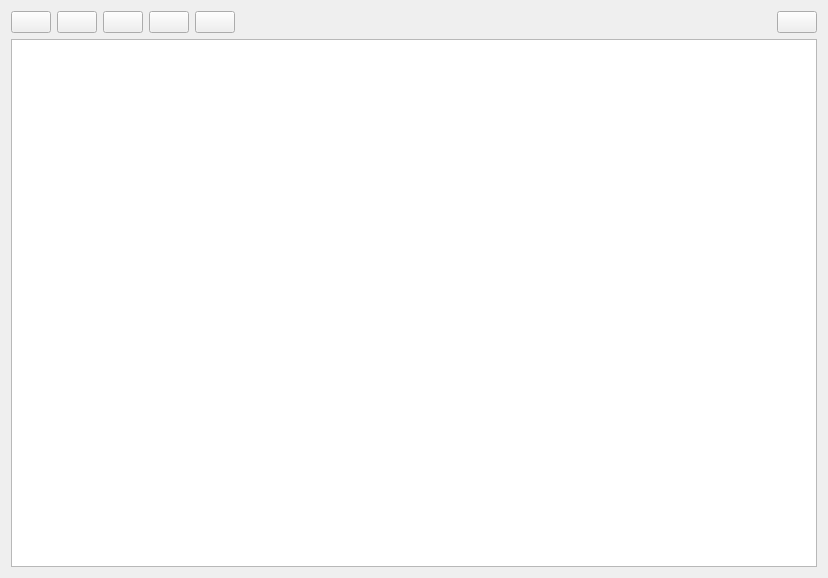
<?xml version="1.0" encoding="UTF-8"?>
<ui version="4.0">
 <class>FormQuery</class>
 <widget class="QWidget" name="FormQuery">
  <property name="geometry">
   <rect>
    <x>0</x>
    <y>0</y>
    <width>828</width>
    <height>578</height>
   </rect>
  </property>
  <property name="windowTitle">
   <string>Form</string>
  </property>
  <layout class="QVBoxLayout" name="verticalLayout">
   <item>
    <layout class="QHBoxLayout" name="horizontalLayout_5">
     <item>
      <layout class="QHBoxLayout" name="horizontalLayout_2">
       <item>
        <widget class="QPushButton" name="pushButton_first">
         <property name="text">
          <string/>
         </property>
         <property name="icon">
          <iconset resource="pix.qrc">
           <normaloff>:/pix/bb.png</normaloff>:/pix/bb.png</iconset>
         </property>
        </widget>
       </item>
       <item>
        <widget class="QPushButton" name="pushButton_prev">
         <property name="text">
          <string/>
         </property>
         <property name="icon">
          <iconset resource="pix.qrc">
           <normaloff>:/pix/b.png</normaloff>:/pix/b.png</iconset>
         </property>
        </widget>
       </item>
       <item>
        <widget class="QPushButton" name="pushButton_next">
         <property name="text">
          <string/>
         </property>
         <property name="icon">
          <iconset resource="pix.qrc">
           <normaloff>:/pix/f.png</normaloff>:/pix/f.png</iconset>
         </property>
        </widget>
       </item>
       <item>
        <widget class="QPushButton" name="pushButton_last">
         <property name="text">
          <string/>
         </property>
         <property name="icon">
          <iconset resource="pix.qrc">
           <normaloff>:/pix/ff.png</normaloff>:/pix/ff.png</iconset>
         </property>
        </widget>
       </item>
       <item>
        <widget class="QPushButton" name="pushButton_refr">
         <property name="text">
          <string/>
         </property>
         <property name="icon">
          <iconset resource="pix.qrc">
           <normaloff>:/pix/reload.png</normaloff>:/pix/reload.png</iconset>
         </property>
        </widget>
       </item>
      </layout>
     </item>
     <item>
      <spacer name="horizontalSpacer">
       <property name="orientation">
        <enum>Qt::Horizontal</enum>
       </property>
       <property name="sizeType">
        <enum>QSizePolicy::Expanding</enum>
       </property>
       <property name="sizeHint" stdset="0">
        <size>
         <width>40</width>
         <height>20</height>
        </size>
       </property>
      </spacer>
     </item>
     <item>
      <widget class="QPushButton" name="pushButton_close">
       <property name="sizePolicy">
        <sizepolicy hsizetype="Minimum" vsizetype="Minimum">
         <horstretch>0</horstretch>
         <verstretch>0</verstretch>
        </sizepolicy>
       </property>
       <property name="text">
        <string/>
       </property>
       <property name="icon">
        <iconset resource="pix.qrc">
         <normaloff>:/pix/exit.png</normaloff>:/pix/exit.png</iconset>
       </property>
       <property name="iconSize">
        <size>
         <width>32</width>
         <height>32</height>
        </size>
       </property>
      </widget>
     </item>
    </layout>
   </item>
   <item>
    <widget class="QTableView" name="tableView">
     <property name="sortingEnabled">
      <bool>true</bool>
     </property>
    </widget>
   </item>
  </layout>
 </widget>
 <resources>
  <include location="pix.qrc"/>
 </resources>
 <connections/>
</ui>
